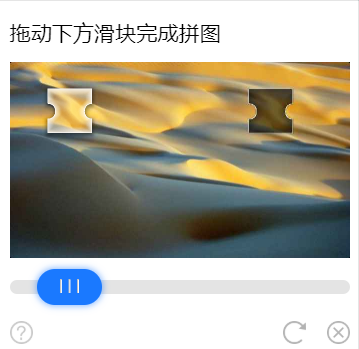
#> input picture verification_code/slide_auth.png, 359 x 349 px, found by its file name
$ python slider_outline.py
#> lines starting #> are read from the running program, lines starting #| are printed output that depends on the picture; after the words box and inside, x2 and y2 are one past the last pixel; in counts of white or black regions, pixels touching at a corner belong together; pictures that were not available may be replaced by others from this repository, and a replacement may not be noted
# 导入模块
import cv2
import numpy as np

# 读取大图和小图
big_image = r"verification_code\slide_auth.png"
small_image = r"C:\Users\Admin\Pictures\slide_.png"
big_img = cv2.imread(big_image)
#> big_img is the input picture: shape (349, 359, 3); mean B, G, R 161.2, 174.3, 177.2
small_img = cv2.imread(small_image)
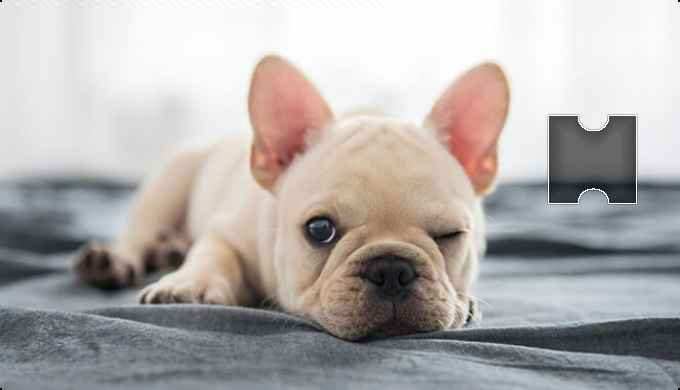
#> input picture verification_code/captcha.png, 680 x 390 px, given in place of slide_.png, which was not available
#> small_img is the input picture: shape (390, 680, 3); mean B, G, R 171.6, 173.8, 178.5

# 转换为灰度图
big_gray = cv2.cvtColor(big_img, cv2.COLOR_BGR2GRAY)
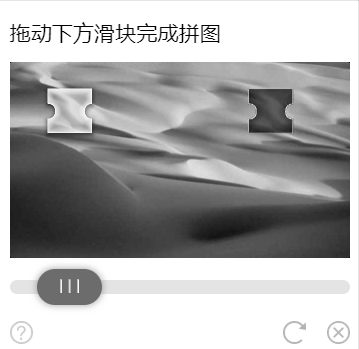
#> big_gray: shape (349, 359); min 0, max 255, mean 173.7
small_gray = cv2.cvtColor(small_img, cv2.COLOR_BGR2GRAY)
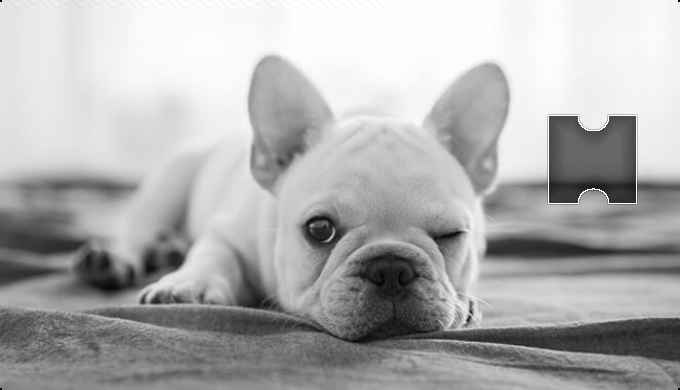
#> small_gray: shape (390, 680); min 0, max 255, mean 174.9

# 二值化
_, big_thresh = cv2.threshold(big_gray, 127, 255, cv2.THRESH_BINARY)
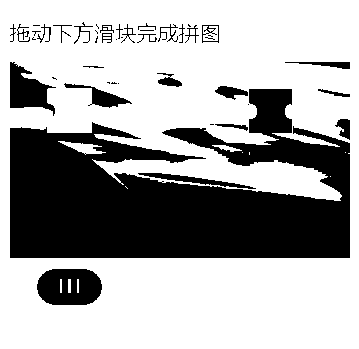
#> big_thresh: shape (349, 359); 66% white; 45 black regions (18 under 20 px), largest, box (x1, y1, x2, y2) and area: (10, 89, 350, 258) 36381, (37, 269, 102, 305) 1938, (10, 62, 56, 116) 1301
_, small_thresh = cv2.threshold(small_gray, 127, 255, cv2.THRESH_BINARY)
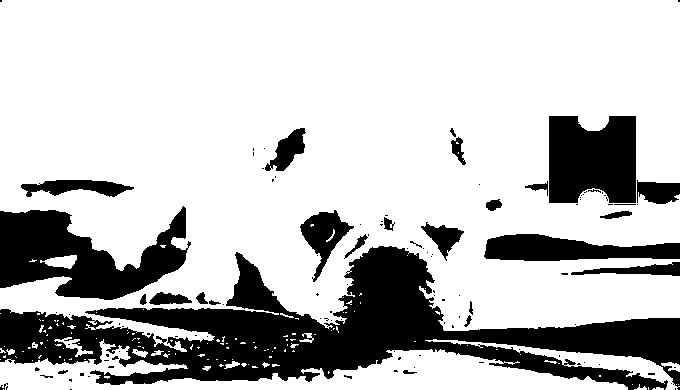
#> small_thresh: shape (390, 680); 75.2% white; 117 black regions (87 under 20 px)

# 查找轮廓
big_contours, _ = cv2.findContours(big_thresh, cv2.RETR_EXTERNAL, cv2.CHAIN_APPROX_SIMPLE) # 修改这一行
#> big_contours = [[[0, 0], [0, 348], [358, 348], [358, 0]]]
small_contours, _ = cv2.findContours(small_thresh, cv2.RETR_EXTERNAL, cv2.CHAIN_APPROX_SIMPLE) # 修改这一行
#> small_contours = 131 contours, 120 with area under 20; largest, box (x1, y1, x2, y2) and area: (0, 0, 680, 352) 192922, (0, 339, 628, 390) 12560, (425, 339, 680, 390) 1990, (40, 255, 77, 269) 269, (54, 337, 93, 357) 160

# 取小图的第一个轮廓作为模板
template = small_contours[0]
#> template = [[3, 389]]

# 定义一个空列表，用于存储匹配结果
matches = []

# 遍历大图的所有轮廓，计算与模板的匹配度
for contour in big_contours:
    # 使用cv2.matchShapes()函数，方法为1，参数为0
    match = cv2.matchShapes(template, contour, 1, 0.0)
    # 将匹配度和轮廓添加到列表中
    matches.append((match, contour))
#> this loop made 1 pass
#> (contour, match) on pass 1: ([[0, 0], [0, 348], [358, 348], [358, 0]], 1.8e+308)
#> after the loop, matches = [(1.8e+308, [[0, 0], [0, 348], [358, 348], [358, 0]])]

# 对列表按照匹配度从小到大排序
matches.sort(key=lambda x: x[0])

# 取列表中前两个元素，即最相似的两个轮廓
best_matches = matches[:2]
#> best_matches has the same summary as matches

# 在大图上绘制矩形框，颜色为红色，线宽为3像素
for _, contour in best_matches:
    # 计算轮廓的最小外接矩形
    x, y, w, h = cv2.boundingRect(contour)
    # 使用cv2.rectangle()函数绘制矩形框
    cv2.rectangle(big_img, (x, y), (x + w, y + h), (0, 0, 255), 3)
#> this loop made 1 pass
#> (contour, x, y, w, h) on pass 1: ([[0, 0], [0, 348], [358, 348], [358, 0]], 0, 0, 359, 349)
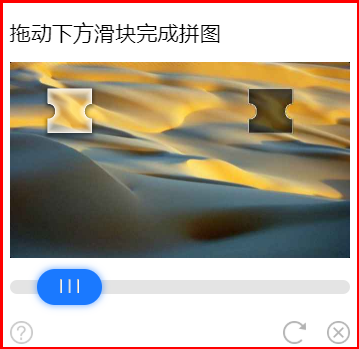
#> big_img: shape (349, 359, 3); 2.81% of pixels changed, all inside (x1, y1, x2, y2) = (0, 0, 359, 349)

# 显示结果图像
cv2.imshow("Result", big_img)
cv2.waitKey(0)
cv2.destroyAllWindows()
